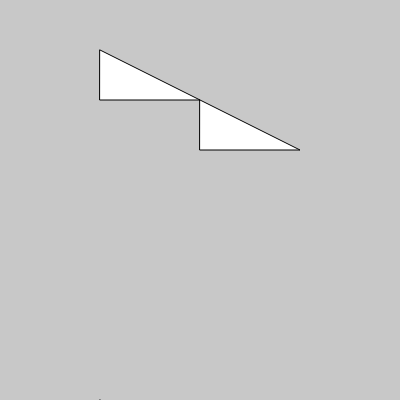
Frame 1 (no input)
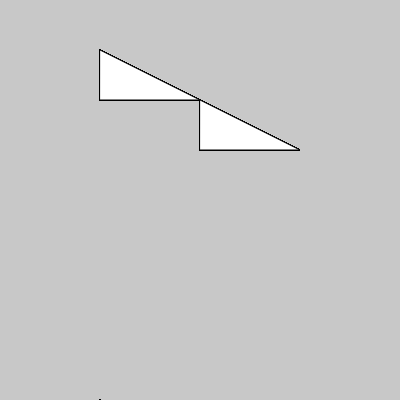
Frame 60 (no input)
Frame 120 (the mouse pressed at the canvas centre since frame 60): identical to frame 60, image omitted

The p5.js sketch that drew these frames (run headless with seeded random() and noise() and a simulated clock; from frame 60 on, the mouse is pressed at the canvas centre):

// p5.js sketch
// ── sketch.js
function setup(){
  createCanvas(400, 400);
  background(200);
}

function draw(){
  // Your drawing code goes here
  // TODO: Draw a triangle
  triangle(100, 50, 200, 100, 100, 100);
  // TODO: Draw a triangle that shares one vertex with the one above
  triangle(200, 100, 300, 150, 200, 150);
  // TODO: Draw a quadrilateral
  quad(100, 400, 200, 450, 200, 500, 50, 500);
  // TODO: Draw a quadrilateral that shares one vertex with the one above
  quad(50, 500, 250, 550, 250, 600, 50, 600);
}
